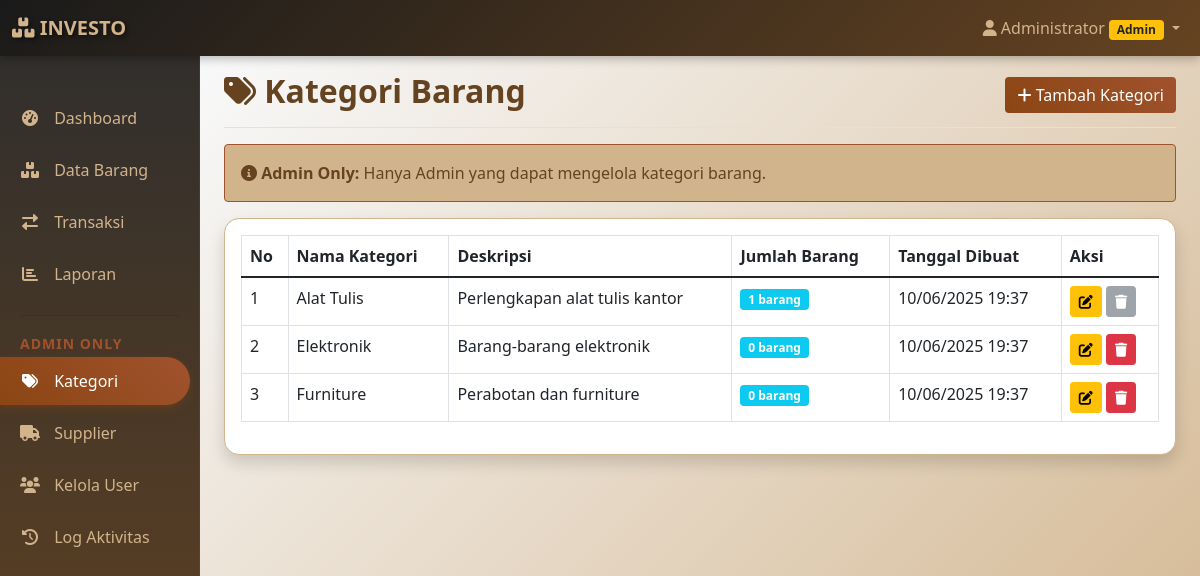
The page /kategori.php (signed in) on the database its author committed.
### tables this page shows
CREATE TABLE `kategori` (
  `id` int NOT NULL,
  `nama_kategori` varchar(100) NOT NULL,
  `deskripsi` text,
  `created_at` timestamp NULL DEFAULT CURRENT_TIMESTAMP,
  `updated_at` timestamp NULL DEFAULT CURRENT_TIMESTAMP ON UPDATE CURRENT_TIMESTAMP
);

### kategori.php (the view, shortened to what this page needs)
<?php
require_once 'config/database.php';
$database = new Database();
$db = $database->getConnection();
$query = "SELECT k.*, COUNT(b.id) as jumlah_barang
          FROM kategori k
          LEFT JOIN barang b ON k.id = b.kategori_id
          GROUP BY k.id
          ORDER BY k.nama_kategori";
$stmt = $db->prepare($query);
$stmt->execute();
$kategori_list = $stmt->fetchAll(PDO::FETCH_ASSOC);
?>
<!DOCTYPE html>
<html lang="id">
<head>
    <link href="https://cdn.jsdelivr.net/npm/bootstrap@5.1.3/dist/css/bootstrap.min.css" rel="stylesheet">
    <link href="https://cdnjs.cloudflare.com/ajax/libs/font-awesome/6.0.0/css/all.min.css" rel="stylesheet">
</head>
<body>
    <?php include 'includes/navbar.php'; ?>
    <div class="container-fluid">
        <div class="row">
            <?php include 'includes/sidebar.php'; ?>
            <main class="col-md-9 ms-sm-auto col-lg-10 px-md-4">
                <div class="d-flex justify-content-between flex-wrap flex-md-nowrap align-items-center pt-3 pb-2 mb-3 border-bottom">
                    <h1 class="h2 page-title"><i class="fas fa-tags"></i> Kategori Barang</h1>
                    <button type="button" class="btn btn-brown" data-bs-toggle="modal" data-bs-target="#addModal">
                        <i class="fas fa-plus"></i> Tambah Kategori
                    </button>
                </div>
                <div class="alert alert-brown">
                    <i class="fas fa-info-circle"></i>
                    <strong>Admin Only:</strong> Hanya Admin yang dapat mengelola kategori barang.
                </div>
                <div class="card content-card shadow">
                    <div class="card-body">
                        <div class="table-responsive">
                            <table class="table table-bordered table-hover">
                                <thead class="table-brown">
                                    <tr>
                                        <th>No</th>
                                        <th>Nama Kategori</th>
                                        <th>Deskripsi</th>
                                        <th>Jumlah Barang</th>
                                        <th>Tanggal Dibuat</th>
                                        <th>Aksi</th>
                                    </tr>
                                </thead>
                                <tbody>
                                    <?php $no = 1; foreach ($kategori_list as $kategori): ?>
                                    <tr>
                                        <td><?php echo $no++; ?></td>
                                        <td><?php echo $kategori['nama_kategori']; ?></td>
                                        <td><?php echo $kategori['deskripsi'] ?: '-'; ?></td>
                                        <td>
                                            <span class="badge bg-info"><?php echo $kategori['jumlah_barang']; ?> barang</span>
                                        </td>
                                        <td><?php echo formatTanggal($kategori['created_at']); ?></td>
                                        <td>
                                            <button class="btn btn-sm btn-warning" onclick="editKategori(<?php echo htmlspecialchars(json_encode($kategori)); ?>)">
                                                <i class="fas fa-edit"></i>
                                            </button>
                                            <?php if ($kategori['jumlah_barang'] == 0): ?>
                                            <button class="btn btn-sm btn-danger" onclick="deleteKategori(<?php echo $kategori['id']; ?>, '<?php echo $kategori['nama_kategori']; ?>')">
                                                <i class="fas fa-trash"></i>
                                            </button>
                                            <?php else: ?>
                                            <button class="btn btn-sm btn-secondary" disabled title="Tidak dapat dihapus karena masih ada barang">
                                                <i class="fas fa-trash"></i>
                                            </button>
                                            <?php endif; ?>
                                        </td>
                                    </tr>
                                    <?php endforeach; ?>
                                </tbody>
                            </table>
                        </div>
                    </div>
                </div>
            </main>
        </div>
    </div>
</body>
</html>

### kategori.php (style rules this page uses)
:root { --brown-primary: #8B4513; --brown-secondary: #A0522D; --brown-light: #D2B48C; --brown-dark: #654321; --black-primary: #1a1a1a; --black-secondary: #2d2d2d; --black-light: #404040; }
.btn-brown { background: linear-gradient(45deg, var(--brown-primary), var(--brown-secondary)); border: none; color: white; transition: all 0.3s ease; }
.content-card { background: white; border-radius: 15px; box-shadow: 0 5px 15px rgba(0, 0, 0, 0.1); border: 1px solid var(--brown-light); }
.page-title { color: var(--brown-dark); font-weight: bold; }
.alert-brown { background: var(--brown-light); border-color: var(--brown-secondary); color: var(--brown-dark); }

### includes/navbar.php (style rules this page uses)
:root { --brown-primary: #8B4513; --brown-secondary: #A0522D; --brown-light: #D2B48C; --brown-dark: #654321; --black-primary: #1a1a1a; --black-secondary: #2d2d2d; --black-light: #404040; }

### includes/sidebar.php (style rules this page uses)
main { margin-top: 56px; background: linear-gradient(135deg, #f8f9fa 0%, var(--brown-light) 100%); min-height: calc(100vh - 56px); }

### rows shown on the page
kategori: nama_kategori "Alat Tulis", deskripsi "Perlengkapan alat tulis kantor", jumlah_barang "1", created_at "10/06/2025 19:37"
kategori: nama_kategori "Elektronik", deskripsi "Barang-barang elektronik", jumlah_barang "0", created_at "10/06/2025 19:37"
kategori: nama_kategori "Furniture", deskripsi "Perabotan dan furniture", jumlah_barang "0", created_at "10/06/2025 19:37"

### other values the page prints
$_SESSION['nama_lengkap'] "Administrator"
